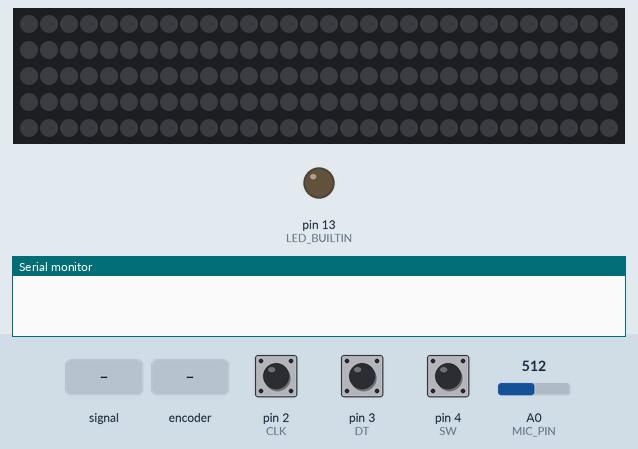
A sketch run on a simulated Arduino Uno, built with avr-gcc and run on an emulated ATmega328P. On the bench: 150 RGB LEDs in strip order, left to right, continuing on the next row, output pins drawn as LEDs (lit = HIGH), the last lines printed to the serial monitor. The test bench sets the inputs (shaded band); at power-on: pin 2 (CLK) HIGH, pin 3 (DT) HIGH, pin 4 (SW) HIGH, A0 (MIC_PIN) = 512.

Above: at 1.2 s.
1.3 s: A0 (MIC_PIN) fed a 2 Hz sine of ±306 counts around its level
At 2.9 s:
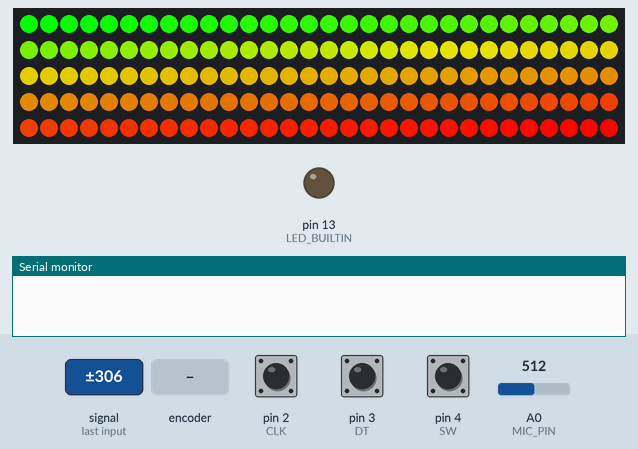
4.3 s: rotary encoder on pin 2 (CLK) / pin 3 (DT) turned 3 steps (first pin leading)
At 7.8 s:
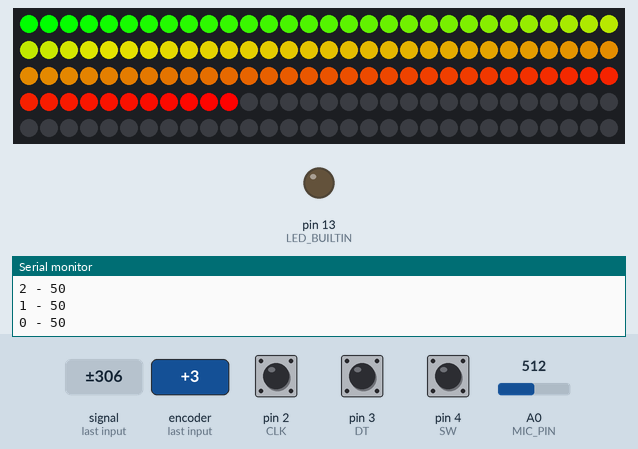
7.9 s: rotary encoder on pin 2 (CLK) / pin 3 (DT) turned 1 step (first pin leading)
At 10.5 s:
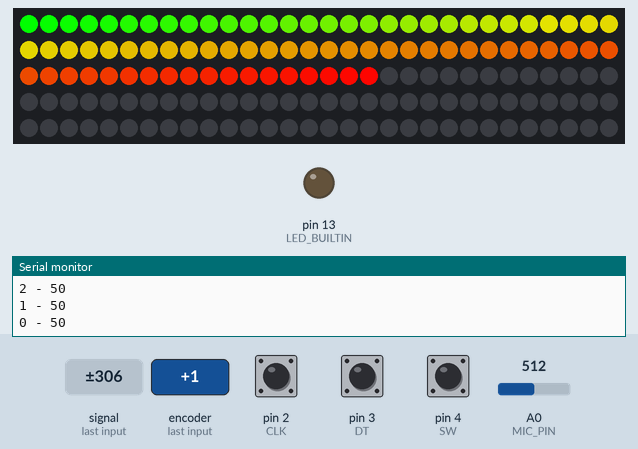
11.1 s: A0 (MIC_PIN) fed a 200 Hz sine of ±81 counts around its level
At 14.0 s:
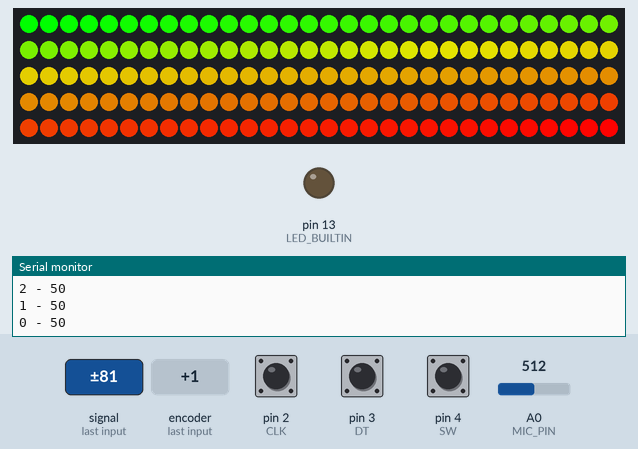
14.1 s: rotary encoder on pin 2 (CLK) / pin 3 (DT) turned 1 step (first pin leading)
At 16.5 s:
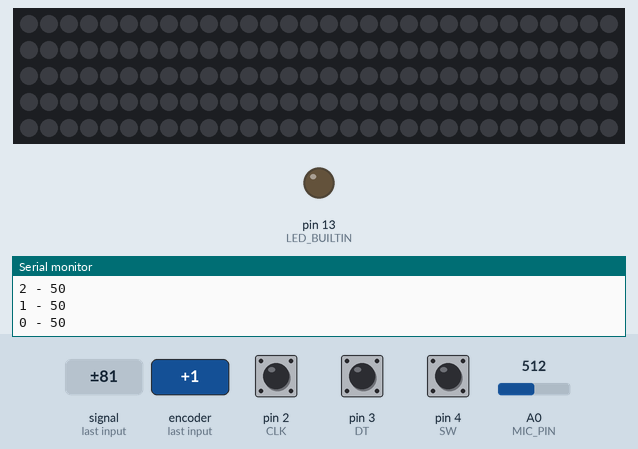
17.3 s: rotary encoder on pin 2 (CLK) / pin 3 (DT) turned 1 step (first pin leading)
At 20.2 s:
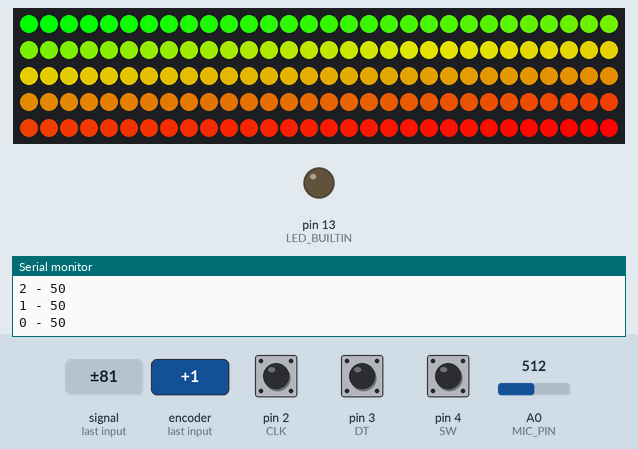
Timing chart, 0 to 21.5 s (numbered marks = the images above; inputs shaded):
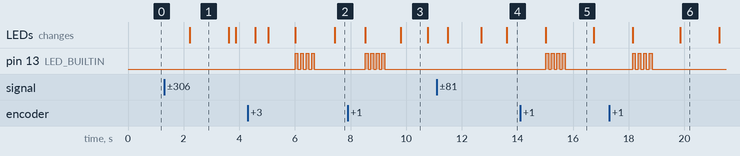

The sketch:

sketch_led_strip.ino
```cpp
#include <FastLED.h>
#include <math.h>


#define LED_PIN     7
#define MIC_PIN   A0  // Microphone is attached to this analog pin
#define NUM_LEDS    150
#define SAMPLE_WINDOW   10  // Sample window for average level
#define PEAK_HANG 24 //Time of pause before peak dot falls
#define PEAK_FALL 4 //Rate of falling peak dot

#define CLK 2
#define DT 3
#define SW 4

const int interrupt0 = 0;
int lastCLK = 0;//CLK initial value

unsigned int sample;
unsigned int INPUT_FLOOR = 4; //Lower range of analogRead input
unsigned int INPUT_CEILING = 50; //Max range of analogRead input, the lower the value the more sensitive (1023 = max)

byte dotCount = 0;  //Frame counter for peak dot
byte dotHangCount = 0; //Frame counter for holding peak dot

bool blink_led = false;


#define MIN_COLOR   96
#define MAX_COLOR   0
#define MIN_VALUE   0
#define MAX_VALUE   1023

int Analog_Pin = A0;
bool HighThreshold = false;


CRGB leds[NUM_LEDS];

void setup() {
  pinMode(LED_BUILTIN, OUTPUT);
  pinMode(SW, INPUT);
  digitalWrite(SW, HIGH);
  pinMode(CLK, INPUT);
  pinMode(DT, INPUT);
  attachInterrupt(interrupt0, ClockChanged, CHANGE);//Set the interrupt 0 handler, trigger level change
  //analogReference(EXTERNAL);

  FastLED.addLeds<WS2812, LED_PIN, GRB>(leds, NUM_LEDS);
  Serial.begin(9600);

}

float get_volume() {
  unsigned long startMillis= millis();  // Start of sample window
  float peakToPeak = 0;   // peak-to-peak level

  unsigned int signalMax = 0;
  unsigned int signalMin = 1023;


  // collect data for length of sample window (in mS)
  while (millis() - startMillis < SAMPLE_WINDOW)
  {
    sample = analogRead(MIC_PIN);
    //Serial.println(sample);
    if (sample < 1024)  // toss out spurious readings
    {
      if (sample > signalMax)
      {
        signalMax = sample;  // save just the max levels
      }
      else if (sample < signalMin)
      {
        signalMin = sample;  // save just the min levels
      }
    }
  }
  peakToPeak = signalMax - signalMin;  // max - min = peak-peak amplitude
  return peakToPeak;
  // Serial.println(peakToPeak);
}

float fscale( float originalMin, float originalMax, float newBegin, float
newEnd, float inputValue, float curve){

  float OriginalRange = 0;
  float NewRange = 0;
  float zeroRefCurVal = 0;
  float normalizedCurVal = 0;
  float rangedValue = 0;
  boolean invFlag = 0;


  // condition curve parameter
  // limit range

  if (curve > 10) curve = 10;
  if (curve < -10) curve = -10;

  curve = (curve * -.1) ; // - invert and scale - this seems more intuitive - postive numbers give more weight to high end on output
  curve = pow(10, curve); // convert linear scale into lograthimic exponent for other pow function

  /*
   Serial.println(curve * 100, DEC);   // multply by 100 to preserve resolution
   Serial.println();
   */

  // Check for out of range inputValues
  if (inputValue < originalMin) {
    inputValue = originalMin;
  }
  if (inputValue > originalMax) {
    inputValue = originalMax;
  }

  // Zero Refference the values
  OriginalRange = originalMax - originalMin;

  if (newEnd > newBegin){
    NewRange = newEnd - newBegin;
  }
  else
  {
    NewRange = newBegin - newEnd;
    invFlag = 1;
  }

  zeroRefCurVal = inputValue - originalMin;
  normalizedCurVal  =  zeroRefCurVal / OriginalRange;   // normalize to 0 - 1 float

  // Check for originalMin > originalMax  - the math for all other cases i.e. negative numbers seems to work out fine
  if (originalMin > originalMax ) {
    return 0;
  }

  if (invFlag == 0){
    rangedValue =  (pow(normalizedCurVal, curve) * NewRange) + newBegin;

  }
  else     // invert the ranges
  {
    rangedValue =  newBegin - (pow(normalizedCurVal, curve) * NewRange);
  }

  return rangedValue;
}

void loop() {
  unsigned int c, y;

  // Toggle threshold setting that changes with rotator
  if (!digitalRead(SW)) {
    HighThreshold = !HighThreshold;
    digitalWrite(LED_BUILTIN, !digitalRead(LED_BUILTIN));
  }

  float peakToPeak = get_volume();
  //Serial.println(peakToPeak);
  c = int(fscale(INPUT_FLOOR, INPUT_CEILING, 0, NUM_LEDS, peakToPeak, 2));
  if (c > 5) {
    //Serial.println(c);
  }
  for (int i = 0; i < c; i++) {
    int color = map(i, 0, c, MIN_COLOR, MAX_COLOR);
    //Serial.println(color);
    leds[i] = CHSV(color, 255, 255);
    FastLED.show();
  }

  if (c > 0) {
    delay(500);
  }

  for (int i = c - 1; i >= 0; i--) {
    leds[i] = CRGB::Black;
    FastLED.show();
    //delay(30);
  }

  if (blink_led) {
    for (int i = 0; i < 8; i++) {
      digitalWrite(LED_BUILTIN, !digitalRead(LED_BUILTIN));
      delay(100);
    }
    blink_led = false;
  }
}


//The interrupt handlers
void ClockChanged() {
  int clkValue = digitalRead(CLK);//Read the CLK pin level
  int dtValue = digitalRead(DT);//Read the DT pin level
  if (lastCLK != clkValue) {
    lastCLK = clkValue;
    int delta = (clkValue != dtValue ? -1 : 1);//CLK and inconsistent DT + 1, otherwise - 1
    if (HighThreshold) {
      if (INPUT_CEILING + delta > 1023 || INPUT_CEILING + delta <= INPUT_FLOOR) {
        blink_led = true;
        return;
      }
      INPUT_CEILING += delta;
    } else {
       if (INPUT_FLOOR + delta < 0 || INPUT_FLOOR + delta >= INPUT_CEILING) {
        blink_led = true;
        return;
      }
      INPUT_FLOOR += delta;
    }
    Serial.print(INPUT_FLOOR);
    Serial.print(" - ");
    Serial.println(INPUT_CEILING);
  }
}
```

Measured:
- after the input at 1.3 s, the LEDs: change after 0.92 s (image 1)
- after the input at 4.3 s, pin 13 (LED_BUILTIN): alternates HIGH for 0.10 s and LOW for 0.10 s, 8 changes in all, then stays LOW, starting after 1.7 s
- after the input at 7.9 s, pin 13 (LED_BUILTIN): alternates HIGH for 0.10 s and LOW for 0.10 s, 8 changes in all, then stays LOW, starting after 0.63 s
- after the input at 14.1 s, pin 13 (LED_BUILTIN): alternates HIGH for 0.10 s and LOW for 0.10 s, 8 changes in all, then stays LOW, starting after 0.92 s
- after the input at 17.3 s, pin 13 (LED_BUILTIN): alternates HIGH for 0.10 s and LOW for 0.10 s, 8 changes in all, then stays LOW, starting after 0.84 s
- what the display in image 1 shows lasts 1.4 s, from 2.2 s to 3.6 s
- what the display in image 3 shows lasts 1.0 s, from 9.8 s to 10.8 s
